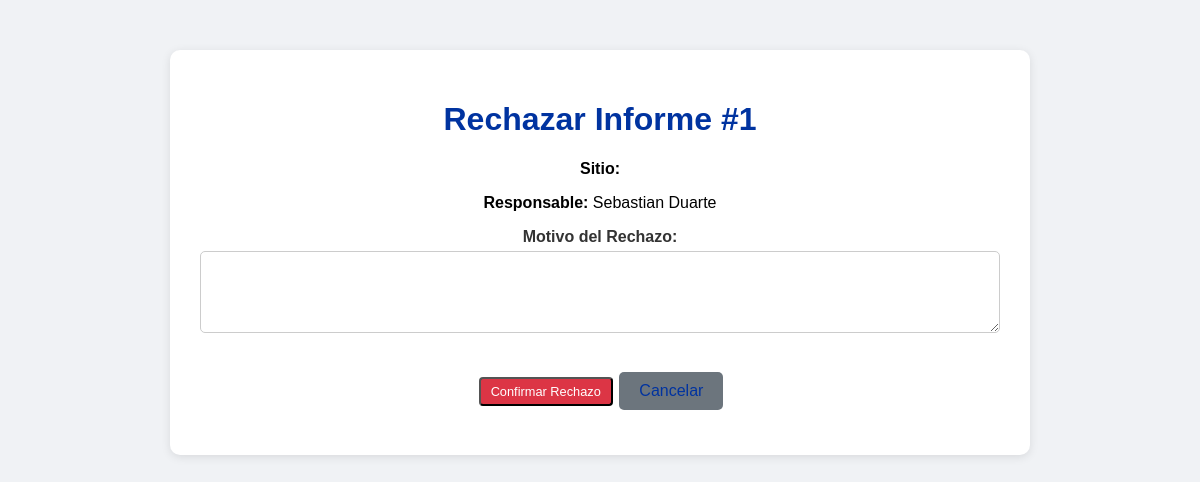
/rechazar_informe/1?tipo=desplazamiento (signed in), run on an earlier commit of the app's database.
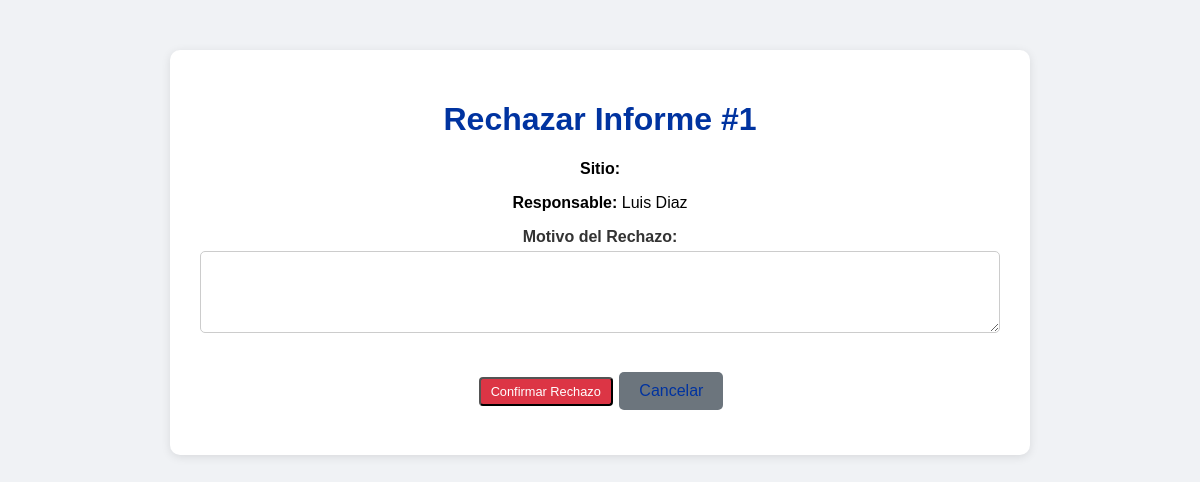
And on a later commit of the database.
### app.py (models this page shows, shortened)
class DesplazamientoCOW(db.Model):
    id = db.Column(db.Integer, primary_key=True)
    usuario_id = db.Column(db.Integer, db.ForeignKey('usuario.id'), nullable=False)
    sitio_id = db.Column(db.Integer, db.ForeignKey('sitio.id'), nullable=True)
    fecha = db.Column(db.String(20), nullable=False)
    dia_turno = db.Column(db.Integer, nullable=False)
    responsable = db.Column(db.String(50), nullable=False)
    tipo_desplazamiento = db.Column(db.String(20), nullable=False)  # 'REPLIEGUE' o 'DESPLIEGUE'
    hora_inicio = db.Column(db.String(10), nullable=False)
    hora_termino = db.Column(db.String(10), nullable=False)
    observaciones = db.Column(db.Text, nullable=True)
    foto_1 = db.Column(db.String(200), nullable=True)
    foto_2 = db.Column(db.String(200), nullable=True)
    foto_3 = db.Column(db.String(200), nullable=True)
    foto_4 = db.Column(db.String(200), nullable=True)
    foto_5 = db.Column(db.String(200), nullable=True)
    foto_6 = db.Column(db.String(200), nullable=True)
    foto_7 = db.Column(db.String(200), nullable=True)
    foto_8 = db.Column(db.String(200), nullable=True)
    foto_9 = db.Column(db.String(200), nullable=True)
    foto_10 = db.Column(db.String(200), nullable=True)
    estado = db.Column(db.String(20), default='pendiente')
    motivo_rechazo = db.Column(db.String(500), nullable=True)
    fecha_registro = db.Column(db.DateTime, default=datetime.utcnow)
    usuario = db.relationship('Usuario', backref='desplazamientos')
    sitio = db.relationship('Sitio', backref='desplazamientos')

### app.py (the view)
@app.route('/rechazar_informe/<int:id>', methods=['GET', 'POST'])
def rechazar_informe(id):
    if 'username' not in session:
        return redirect(url_for('login'))
    tipo = request.args.get('tipo', 'cow')
    usuario_actual = Usuario.query.filter_by(username=session['username']).first()
    if usuario_actual.rol != 'supervisor':
        return "Acceso denegado", 403
    if tipo == 'cow':
        inspeccion = InspeccionCOW.query.get_or_404(id)
    elif tipo == 'ge':
        inspeccion = InspeccionGE.query.get_or_404(id)
    elif tipo == 'desplazamiento':
        inspeccion = DesplazamientoCOW.query.get_or_404(id)
    elif tipo == 'monitoreo':
        inspeccion = MonitoreoNoche.query.get_or_404(id)
    else:
        return "Tipo de informe no válido", 400
    if request.method == 'POST':
        motivo = request.form.get('motivo_rechazo', '')
        inspeccion.estado = 'rechazado'
        inspeccion.motivo_rechazo = motivo
        db.session.commit()
        return redirect(url_for('ver_informes'))
    return render_template('rechazar_informe.html', inspeccion=inspeccion)

### templates/rechazar_informe.html (shortened to what this page needs)
<!DOCTYPE html>
<html lang="es">
<head>
    <link rel="stylesheet" href="{{ url_for('static', filename='style.css') }}">
</head>
<body>
    <div class="container">
        <h1>Rechazar Informe #{{ inspeccion.id }}</h1>
        <p><strong>Sitio:</strong> {{ inspeccion.nombre_sitio }}</p>
        <p><strong>Responsable:</strong> {{ inspeccion.responsable }}</p>
        <form method="POST">
            <div class="form-group">
                <label for="motivo_rechazo">Motivo del Rechazo:</label>
                <textarea name="motivo_rechazo" id="motivo_rechazo" class="form-control" rows="4" required></textarea>
            </div>
            <div class="form-group">
                <button type="submit" class="btn-rechazar">Confirmar Rechazo</button>
                <a href="{{ url_for('ver_informes') }}" class="btn-volver">Cancelar</a>
            </div>
        </form>
    </div>
</body>
</html>

### static/style.css (style rules this page uses)
body { font-family: Arial, sans-serif; background-color: #f0f2f5; margin: 0; padding: 0; }
.container { max-width: 800px; margin: 50px auto; background-color: white; padding: 30px; border-radius: 10px; box-shadow: 0 2px 10px rgba(0,0,0,0.1); text-align: center; }
.container h1 { color: #0033a0; }
.container a { display: inline-block; margin-top: 20px; color: #0033a0; text-decoration: none; }
.form-group { margin-bottom: 15px; }
.form-group label { display: block; margin-bottom: 5px; font-weight: bold; color: #333; }
.form-control { width: 100%; padding: 10px; border: 1px solid #ccc; border-radius: 5px; box-sizing: border-box; }
.btn-ver, .btn-aprobar, .btn-rechazar { padding: 5px 10px; border-radius: 4px; text-decoration: none; font-size: 0.8em; margin: 0 2px; }
.btn-rechazar { background-color: #dc3545; color: white; }
.btn-volver { background-color: #6c757d; color: white; padding: 10px 20px; border-radius: 5px; text-decoration: none; }

What changed in the data, as far as the page shows it:
changed DesplazamientoCOW id 1: responsable "Sebastian Duarte" → "Luis Diaz"
